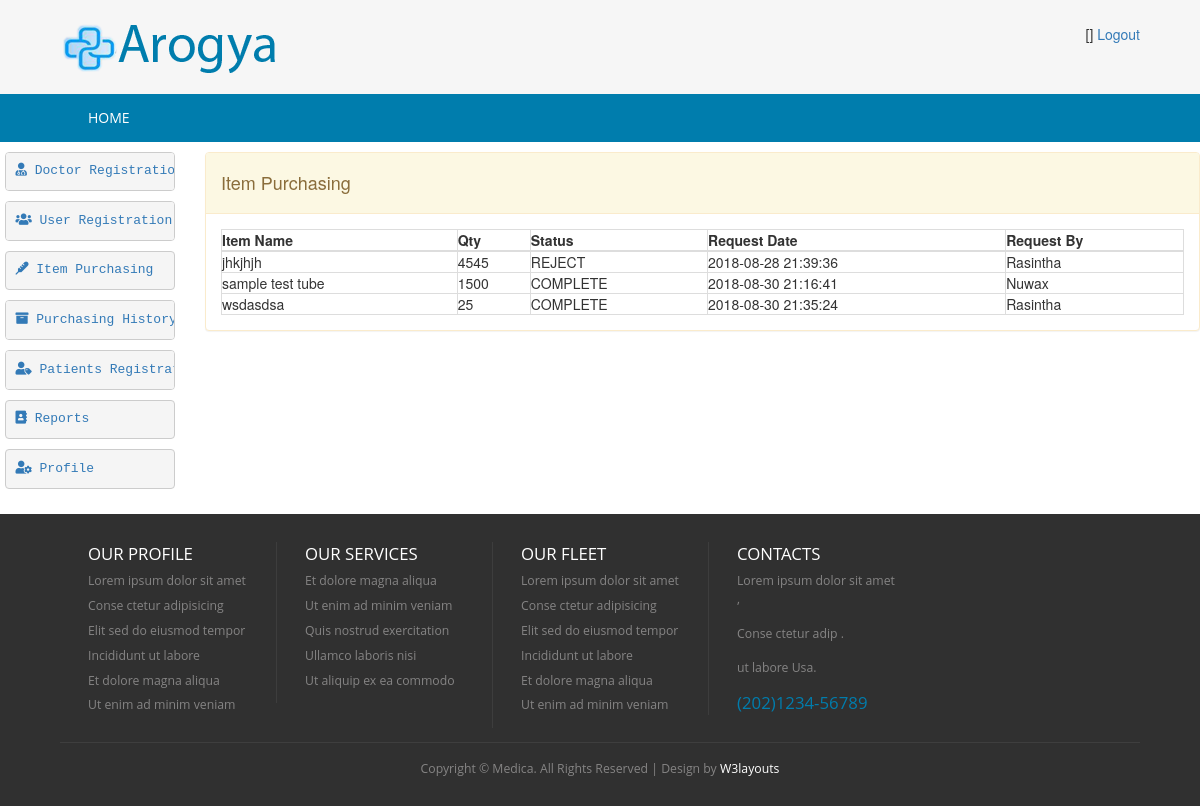
Screenshot of /index.php/admin_controller/itemPurcheseHistory with the database file from the repository.
### tables this page shows
CREATE TABLE `hms_purchase` (
  `id` int(5) NOT NULL AUTO_INCREMENT,
  `purchasing_item` varchar(50) DEFAULT NULL,
  `qty` int(5) DEFAULT NULL,
  `status_code` varchar(20) DEFAULT 'PENDING',
  `request_by` int(5) DEFAULT NULL,
  `created_date` timestamp NOT NULL DEFAULT current_timestamp(),
  `created_user` int(5) DEFAULT NULL,
  `amount` double(10,2) DEFAULT NULL,
  PRIMARY KEY (`id`)
);

CREATE TABLE `hms_user` (
  `id` int(5) NOT NULL AUTO_INCREMENT,
  `first_name` varchar(100) DEFAULT NULL,
  `last_name` varchar(100) DEFAULT NULL,
  `nic` varchar(12) DEFAULT NULL,
  `pword` text DEFAULT NULL,
  `user_role` varchar(20) DEFAULT NULL,
  `telephone` varchar(20) DEFAULT NULL,
  `email` varchar(100) DEFAULT NULL,
  `empno` varchar(10) DEFAULT NULL,
  `status_code` varchar(20) DEFAULT NULL,
  `created_date` timestamp NOT NULL DEFAULT current_timestamp(),
  `created_user` int(5) DEFAULT NULL,
  PRIMARY KEY (`id`),
  UNIQUE KEY `NewIndex1` (`nic`)
);

### application/controllers/Admin_Controller.php (called while the page is built, shortened)
<?php
class Admin_Controller extends CI_Controller {
    public function itemPurcheseHistory() {
        $this->load->model(array('Purchase'));
        $purchase = new Purchase();
        $data['msg'] = '';
        $get = $purchase->getItemHistory();
        $data['itemHistory'] = $get;
        $this->load->view('admin/admin-purchase-item-list', $data);
    }
}

### index.php (called while the page is built, shortened)
<?php
require_once BASEPATH.'core/CodeIgniter.php';

### application/models/Purchase.php (called while the page is built, shortened)
<?php
class Purchase extends MY_Model {
    public function getItemHistory() {
        $this->db->select('hms_purchase.*,hms_user.first_name');
        $this->db->from('hms_purchase');
        $this->db->join('hms_user', 'hms_user.id = hms_purchase.request_by');
        $where = " hms_purchase.status_code != 'PENDING'";
        $this->db->where($where);
        $query = $this->db->get();
        if ($query->num_rows() > 0) {
            return $query->result();
        } else {
            return FALSE;
        }
    }
}

### application/views/admin/admin-purchase-item-list.php (the view, shortened to what this page needs)
<!DOCTYPE HTML>
<html>
    <head>
        <link href="<?php echo base_url('css/style.css'); ?>" rel="stylesheet" type="text/css"  media="all" />
        <link href="<?php echo base_url('css/bootstrap.css'); ?>" rel="stylesheet" type="text/css"/>
        <link rel="stylesheet" href="<?php echo base_url('css/responsiveslides.css') ?>">
        <link rel="stylesheet" href="https://use.fontawesome.com/releases/v5.2.0/css/all.css">
    </head>
    <body>
        <div class="header">
            <div class="main-header">
                <div class="wrap">
                </div>
            </div>
            <div class="top-nav">
                <div class="wrap">
                    <ul>
                    </ul>
                </div>
            </div>
        </div>
        <div class="content">
            <div class="row">
                <div class="col-md-2">
                </div>
                <div class="col-md-10">
                    <div class="panel panel-warning">
                        <div class="panel-heading ">
                            <h4>  Item Purchasing </h4>
                        </div>
                        <div class="panel-body">
                            <table class="table-bordered" style="width: 100%">
                                <thead>
                                    <tr style="font-weight: bold">
                                        <th>Item Name</th>
                                        <th>Qty</th>
                                        <th>Status</th>
                                        <th>Request Date</th>
                                        <th>Request By</th>
                                    </tr>
                                </thead>
                                <?php
                                if ($itemHistory != null)
                                    foreach ($itemHistory as $value) {
                                        ?>
                                        <tr>
                                            <td><?= $value->purchasing_item ?></td>
                                            <td><?= $value->qty ?></td>
                                            <td><?= $value->status_code ?></td>
                                            <td><?= $value->created_date ?></td>
                                            <td><?= $value->first_name ?></td>
                                        </tr>
                                    <?php } ?>
                            </table>
                        </div>
                    </div>
                </div>
            </div>
        </div>
        <div class="footer">
            <div class="wrap">
                <div class="footer-grids">
                    <div class="footer-grid">
                        <h3>OUR Profile</h3>
                        <ul>
                            <li><a href="#">Lorem ipsum dolor sit amet</a></li>
                            <li><a href="#">Conse ctetur adipisicing</a></li>
                            <li><a href="#">Elit sed do eiusmod tempor</a></li>
                            <li><a href="#">Incididunt ut labore</a></li>
                            <li><a href="#">Et dolore magna aliqua</a></li>
                            <li><a href="#">Ut enim ad minim veniam</a></li>
                        </ul>
                    </div>
                    <div class="footer-grid">
                        <h3>Our Services</h3>
                        <ul>
                            <li><a href="#">Et dolore magna aliqua</a></li>
                            <li><a href="#">Ut enim ad minim veniam</a></li>
                            <li><a href="#">Quis nostrud exercitation</a></li>
                            <li><a href="#">Ullamco laboris nisi</a></li>
                            <li><a href="#">Ut aliquip ex ea commodo</a></li>
                        </ul>
                    </div>
                    <div class="footer-grid">
                        <h3>OUR FLEET</h3>
                        <ul>
                            <li><a href="#">Lorem ipsum dolor sit amet</a></li>
                            <li><a href="#">Conse ctetur adipisicing</a></li>
                            <li><a href="#">Elit sed do eiusmod tempor</a></li>
                            <li><a href="#">Incididunt ut labore</a></li>
                            <li><a href="#">Et dolore magna aliqua</a></li>
                            <li><a href="#">Ut enim ad minim veniam</a></li>
                        </ul>
                    </div>
                    <div class="footer-grid">
                        <h3>CONTACTS</h3>
                        <p>Lorem ipsum dolor sit amet ,</p>
                        <p>Conse ctetur adip .</p>
                        <p>ut labore Usa.</p>
                        <span>(202)1234-56789</span>
                    </div>
                </div>
                <div class="copy-tight">
                    <p>Copyright &copy; Medica. All Rights Reserved | Design by <a href="http://w3layouts.com/">W3layouts</a></p>
                </div>
            </div>
        </div>
    </body>
</html>

### css/style.css (style rules this page uses)
html,body,div,span,applet,object,iframe,h1,h2,h3,h4,h5,h6,p,blockquote,pre,a,abbr,acronym,address,big,cite,code,del,dfn,em,img,ins,kbd,q,s,samp,small,strike,strong,sub,sup,tt,var,b,u,i,dl,dt,dd,ol,nav ul,nav li,fieldset,form,label,legend,table,caption,tbody,tfoot,thead,tr,th,td,article,aside,canvas,details,embed,figure,figcaption,footer,header,hgroup,menu,nav,output,ruby,section,summary,time,mark,audio,video { margin:0;padding:0;border:0;font-size:100%;font:inherit;vertical-align:baseline; }
ol,ul { list-style:none;margin:0px;padding:0px; }
table { border-collapse:collapse;border-spacing:0; }
a { text-decoration:none; }
body { background: #F6F6F6; }
.wrap { width:80%; margin:0 auto; }
.main-header { padding: 1.7em 0 1.5em 0; background: #F6F6F6; }
.top-nav { background:#007DAD; }
.footer { padding: 2em 0 1em 0; background:#303030; }
.footer-grid { float: left; width: 20%; border-left: 1px solid rgba(153, 153, 153, 0.13); padding: 0px 28px; }
.footer-grid:first-child { border:none; }
.footer-grid ul li a,.footer-grid p { color: #858484; font-size: 0.875em; font-family: 'Open Sans', sans-serif; transition: 0.5s ease; -o-transition: 0.5s ease; -webkit-transition: 0.5s ease; padding: 0.3em 0; display: block; }
.footer-grid span { font-size:1.2em; font-family: 'Open Sans', sans-serif; color:#007DAD; }
.footer-grid h3 { font-family: 'Open Sans', sans-serif; color:#FFF; font-size:1.2em; text-transform: uppercase; margin: 0.2em 0 0.3em 0; }
.copy-tight { text-align: center; padding: 1em 0 0 0; border-top: 1px solid rgba(153, 153, 153, 0.13); margin-top: 1em; }
.copy-tight p { color: #858484; font-size: 0.875em; font-family: 'Open Sans', sans-serif; padding: 0.3em 0; display: block; }
.copy-tight p a { color:#FFF; transition: 0.5s ease; -o-transition: 0.5s ease; -webkit-transition: 0.5s ease; }
@media (max-width: 1366px) { .wrap { width:90%; } }

### rows the page displays
hms_purchase: purchasing_item "jhkjhjh", qty "4545", status_code "REJECT", created_date "2018-08-28 21:39:36", hms_user.first_name "Rasintha"
hms_purchase: purchasing_item "sample test tube", qty "1500", status_code "COMPLETE", created_date "2018-08-30 21:16:41", hms_user.first_name "Nuwax"
hms_purchase: purchasing_item "wsdasdsa", qty "25", status_code "COMPLETE", created_date "2018-08-30 21:35:24", hms_user.first_name "Rasintha"
